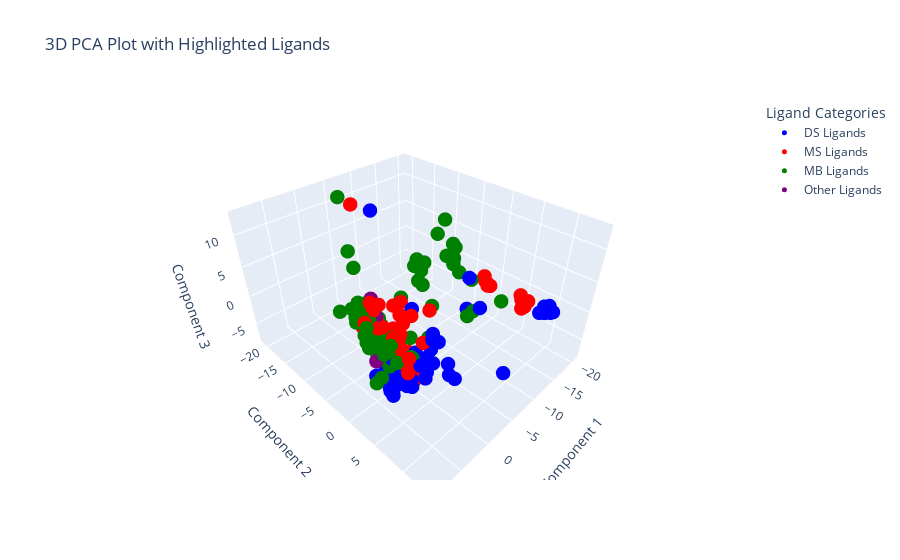

The code cell stored with this chart in its notebook:
### Code cell
# Dictionary for ligand categories and their colors
categories = {
    "DS": {"color": "blue", "label": "DS Ligands"},
    "MS": {"color": "red", "label": "MS Ligands"},
    "MB": {"color": "green", "label": "MB Ligands"},
    "Other": {"color": "purple", "label": "Other Ligands"},
}

# Initialize a Plotly figure
fig = go.Figure()

# Add scatter traces for each category
for category, properties in categories.items():
    subset = pca[
        pca['ligand'].str.contains(category) if category != "Other" else ~pca['ligand'].str.contains("DS|MS|MB")
    ]
    fig.add_trace(
        go.Scatter3d(
            x=subset['Component 1'],
            y=subset['Component 2'],
            z=subset['Component 3'],
            mode='markers',
            marker=dict(size=5, color=properties["color"]),
            name=properties["label"],  # Legend label
            text=subset['ligand'],  # Hover text
            hoverinfo="text"  # Display only hover text
        )
    )

# Customize layout
fig.update_layout(
    title='3D PCA Plot with Highlighted Ligands',
    scene=dict(
        xaxis_title='Component 1',
        yaxis_title='Component 2',
        zaxis_title='Component 3'
    ),
    legend=dict(title="Ligand Categories")
)

# Show plot
fig.show()

### Figure 1 — Plotly figure (JSON) as saved in the notebook; plotly's stock layout.template omitted (floating-point values rounded to 4 significant figures; data arrays with more than 128 entries replaced by an {"elided": "..."} marker saying what was removed)
{"data": [{"hoverinfo": "text", "marker": {"color": "blue", "size": 5}, "mode": "markers", "name": "DS Ligands", "text": ["DS-10", "DS-11", "DS-12", "DS-13", "DS-14", "DS-15", "DS-16", "DS-17", "DS-18", "DS-19", "DS-1", "DS-20", "DS-21", "DS-22", "DS-23", "DS-24", "DS-25", "DS-26", "DS-27", "DS-28", "DS-29", "DS-2", "DS-30", "DS-31", "DS-32", "DS-33", "DS-34", "DS-35", "DS-36", "DS-37", "DS-38", "DS-39", "DS-3", "DS-40", "DS-41", "DS-42", "DS-43", "DS-44", "DS-45", "DS-46", "DS-48", "DS-49", "DS-4", "DS-50", "DS-51", "DS-52", "DS-53", "DS-54", "DS-55", "DS-56", "DS-57", "DS-58", "DS-59", "DS-5", "DS-60", "DS-61", "DS-63", "DS-64", "DS-6", "DS-7", "DS-8", "DS-9"], "x": [2.505, 3.915, 0.9685, -1.089, 3.591, 3.527, 3.03, 4.926, 3.27, -2.808, -0.9968, 3.694, 3.151, 3.827, 4.945, 3.574, 5.103, 3.38, 2.708, 4.103, 2.772, -7.66, 5.064, 3.795, 5.206, 2.933, 2.011, 3.225, -1.779, -1.729, -2.267, -2.297, 3.86, -1.381, -1.986, 1.721, -17.58, -2.064, -17.1, -16.88, -0.9913, -17.73, 3.279, -17.41, -16.39, -7.703, -2.082, -16.15, -15.08, -15.47, 2.068, -1.084, 2.672, 3.182, -0.3326, -1.012, -1.317, -2.756, 0.7237, 2.18, 4.137, 3.669], "y": [1.901, 1.207, -0.8259, 5.032, 1.56, 1.567, 4.566, -0.03264, 4.502, 13.51, -7.781, 1.883, 1.201, 2.468, 2.581, 1.783, 2.836, 4.009, 5.69, 8.01, 0.6955, -14.86, 3.27, 2.947, 3.47, 3.033, 1.739, 4.616, 0.3292, 0.4279, -2.741, 2.68, -0.428, 2.099, -1.53, 6.588, 9.191, 3.336, 10.21, 10.09, 8.997, 10.39, -0.2382, 11.23, 11.33, 3.909, -0.6445, 10.85, 10.99, 10.91, 6.876, 4.119, 6.464, 0.9893, 7.606, 6.781, 7.739, 9.438, 4.431, 1.739, 2.296, 0.461], "z": [-3.27, -3.485, -0.4892, 1.397, -3.298, -2.877, -3.718, -3.742, -2.165, 0.9226, -6.351, -3.174, -2.679, -3.717, -4.024, -2.75, -4.206, -3.721, 0.4548, 2.098, -1.693, 10.08, -4.278, -3.872, -4.46, -3.133, -1.892, -2.203, -3.912, -3.964, -7.497, -2.17, 0.008253, -3.552, -5.756, 5.347, -0.9086, -4.045, -0.09885, 1.067, 12.76, 0.8686, -2.519, 0.4388, 0.9509, 2.313, 2.864, 1.488, 2.071, 1.236, 4.892, 0.3504, -1.087, -3.16, -1.875, -1.055, -3.172, 8.129, -1.703, -2.838, 0.2653, -2.956], "type": "scatter3d"}, {"hoverinfo": "text", "marker": {"color": "red", "size": 5}, "mode": "markers", "name": "MS Ligands", "text": ["MS-10", "MS-11", "MS-12", "MS-13", "MS-14", "MS-15", "MS-16", "MS-17", "MS-19", "MS-1", "MS-20", "MS-21", "MS-22", "MS-23", "MS-24", "MS-25", "MS-26", "MS-27", "MS-28", "MS-29", "MS-2", "MS-30", "MS-31", "MS-32", "MS-33", "MS-34", "MS-35", "MS-36", "MS-37", "MS-38", "MS-39", "MS-3", "MS-40", "MS-41", "MS-42", "MS-44", "MS-45", "MS-46", "MS-47", "MS-48", "MS-49", "MS-4", "MS-50", "MS-51", "MS-52", "MS-53", "MS-54", "MS-55", "MS-56", "MS-57", "MS-58", "MS-59", "MS-5", "MS-60", "MS-61", "MS-62", "MS-63", "MS-64", "MS-65", "MS-66", "MS-67", "MS-68", "MS-6", "MS-70", "MS-71", "MS-72", "MS-73", "MS-74", "MS-75", "MS-76", "MS-77", "MS-78", "MS-79", "MS-80", "MS-81", "MS-82", "MS-83", "MS-84", "MS-85", "MS-86", "MS-87", "MS-88", "MS-89", "MS-90", "MS-91", "MS-92", "MS-93", "MS-9"], "x": [7.63, -0.2341, 1.79, 3.11, -0.1937, 0.8631, 1.925, 2.087, 1.741, -3.007, 1.853, 1.955, 2.408, 2.008, 2.232, 1.639, 4.008, 2.153, 1.171, 2.245, -6.011, 2.33, 1.295, 1.361, 2.375, 2.298, 2.364, 2.396, 1.846, 2.037, 2.496, -6.768, 2.531, 1.736, 5.325, 1.915, 1.788, 2.191, 1.72, 2.516, 2.18, 2.494, 3.191, 1.783, 0.06572, 1.559, 3.026, 1.642, 2.035, 2.057, 0.9918, 2.35, 3.001, 1.748, 3.371, 4.449, 6.136, 4.744, 1.335, 1.7, 1.565, 2.035, 2.439, -4.768, -1.046, 1.158, -17.99, -1.858, -17.86, -18.24, -1.137, -17.77, 4.287, 1.43, 4.884, -17.32, -17.61, -16.18, 2.28, 3.267, -16.88, 2.537, -16.3, 2.352, -17.45, 3.667, 7.414, 0.4216], "y": [4.306, 3.206, 0.5031, 1.179, -1.187, -0.8883, 0.5623, 0.7591, 2.006, -5.46, 1.478, 0.9441, 2.111, 1.103, 1.892, 2.355, 3.425, 1.338, 0.7917, 1.494, -1.148, 2.215, 0.6366, 0.916, 2.172, 1.397, 2.005, 1.924, 1.506, 1.172, 1.334, -18.31, 2.213, 1.608, 1.734, 1.888, 1.115, 3.991, 2.074, 1.334, 1.656, 1.562, 4.055, 1.111, -0.626, 1.216, 1.567, 4.185, 1.741, 2.556, 4.377, 2.719, 1.348, 1.509, 2.224, 2.914, 7.275, 3.559, 3.843, 2.743, 1.916, 2.229, 3.883, -5.639, -2.037, -7.617, -0.685, -2.46, -0.2881, -1.145, -0.4959, 0.3872, -1.102, -6.694, 0.1111, 6.448, 0.009223, 6.877, -2.557, 2.856, 7.546, -1.128, 6.584, 2.596, 6.82, 3.787, 1.754, -1.283], "z": [8.326, 0.6535, -2.802, -0.4746, -1.224, 4.867, -3.187, -3.394, -2.974, -3.828, -3.058, -2.611, -3.27, -2.74, -3.137, -2.693, 1.51, -2.986, -1.186, -3.138, 0.2077, -2.937, -2.291, -2.434, -3.457, -2.935, -3.186, -3.185, -3.288, -2.745, -2.347, 10.2, -3.485, -2.641, 8.776, -2.893, -2.641, -3.798, -2.298, -2.416, -2.6, 2.003, -1.572, -2.632, -0.1269, -1.875, -0.6265, -2.764, -3.463, -3.051, -2.643, -3.13, 2.313, -3.141, 1.404, 4.009, 4.98, 3.556, -2.843, -2.367, -3.083, -2.513, 6.812, -7.184, -1.835, -1.067, -0.4898, 3.145, -0.5318, 0.1147, -3.88, -0.6861, 6.998, -1.744, 6.854, -1.463, -0.7376, 0.9139, 2.76, 6.85, 0.6327, 2.258, 1.46, -2.807, -0.995, 6.33, 7.431, -1.725], "type": "scatter3d"}, {"hoverinfo": "text", "marker": {"color": "green", "size": 5}, "mode": "markers", "name": "MB Ligands", "text": {"elided": "137 str values"}, "x": {"elided": "137 float values"}, "y": {"elided": "137 float values"}, "z": {"elided": "137 float values"}, "type": "scatter3d"}, {"hoverinfo": "text", "marker": {"color": "purple", "size": 5}, "mode": "markers", "name": "Other Ligands", "text": ["cyPAMP", "dcPAMP", "dcpa", "diprpa", "iPrPAMP", "phPAMP", "adPAMP"], "x": [3.815, 5.859, 2.913, 1.677, 3.348, 2.846, 6.729], "y": [-0.7945, 0.5356, -1.839, -4.234, -1.537, -1.04, 2.479], "z": [-1.234, 3.89, 3.817, 4.606, 0.002337, -1.623, 1.764], "type": "scatter3d"}], "layout": {"title": {"text": "3D PCA Plot with Highlighted Ligands"}, "scene": {"xaxis": {"title": {"text": "Component 1"}}, "yaxis": {"title": {"text": "Component 2"}}, "zaxis": {"title": {"text": "Component 3"}}}, "legend": {"title": {"text": "Ligand Categories"}}}}
